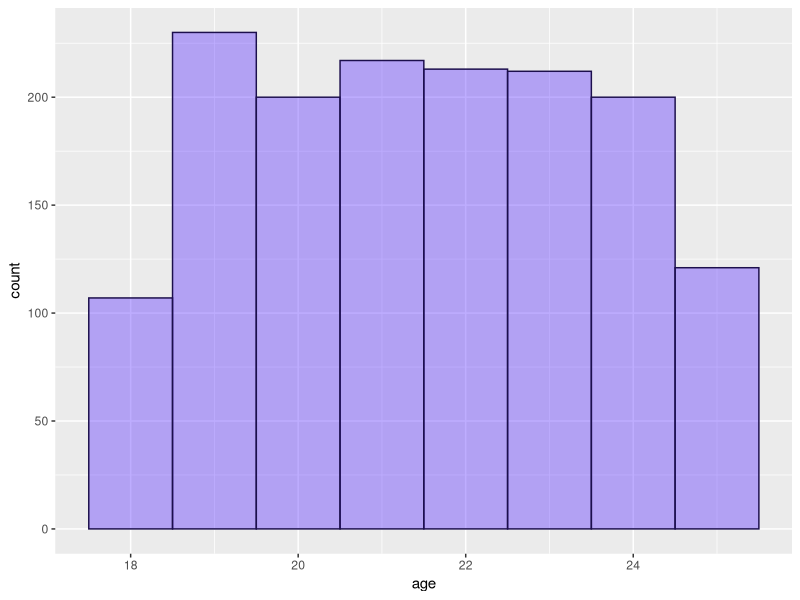
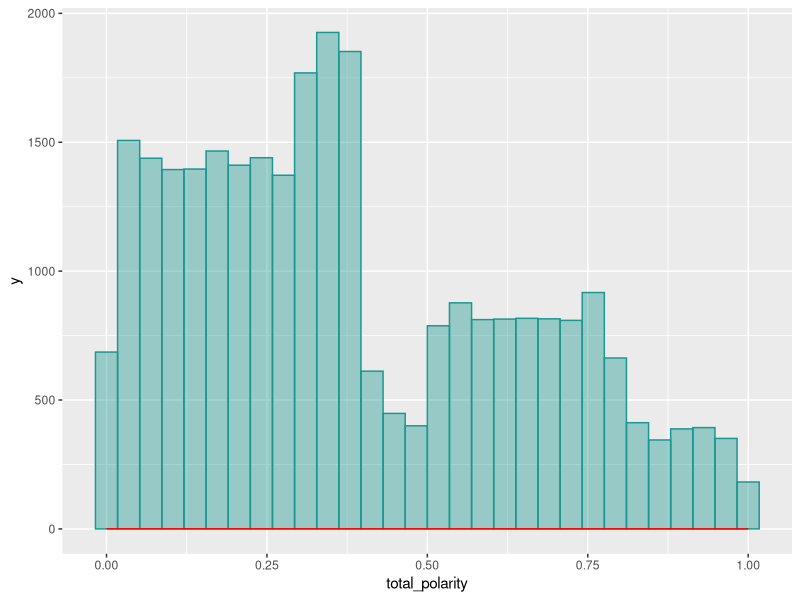
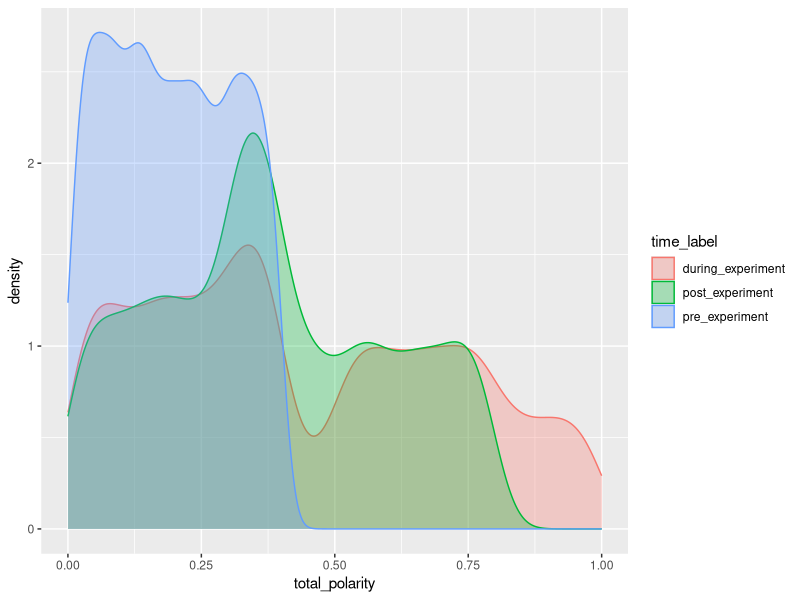
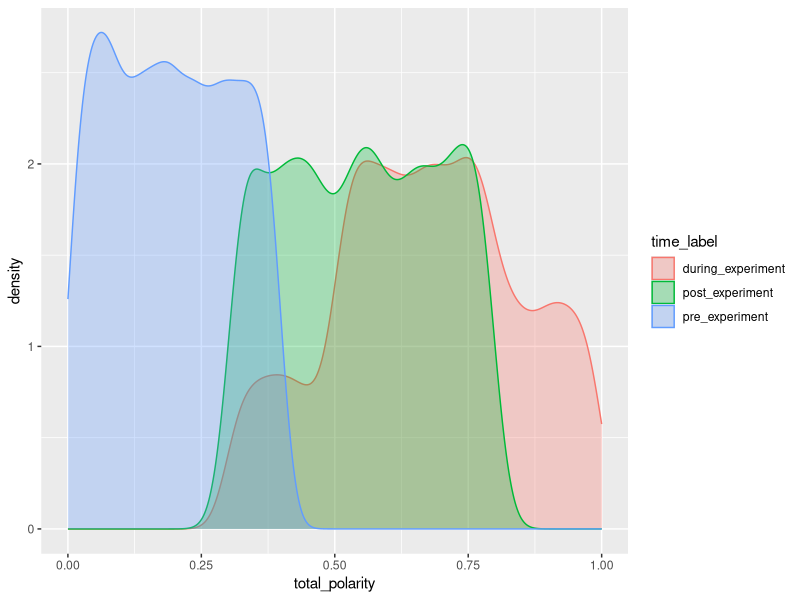
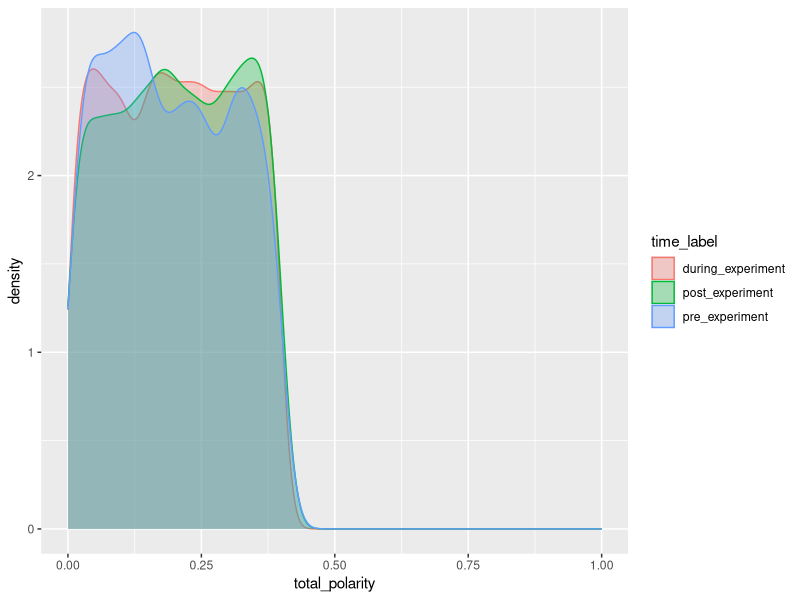
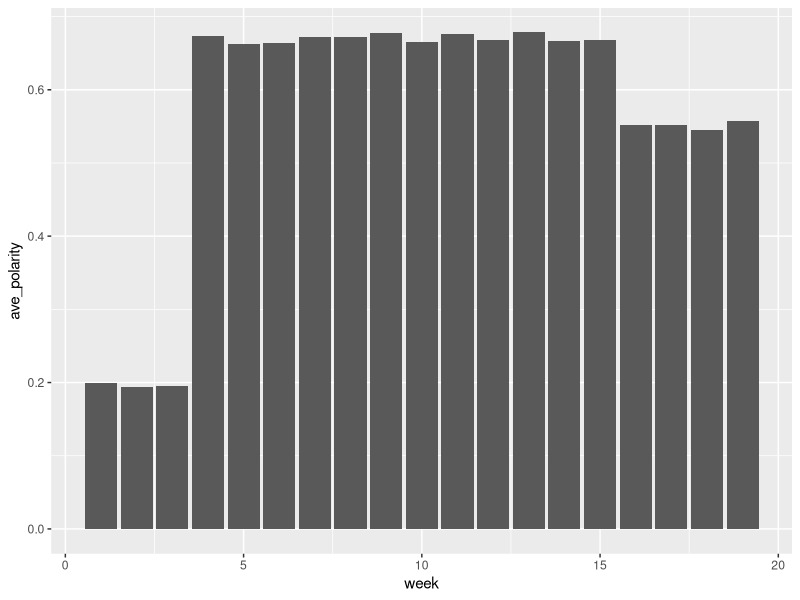
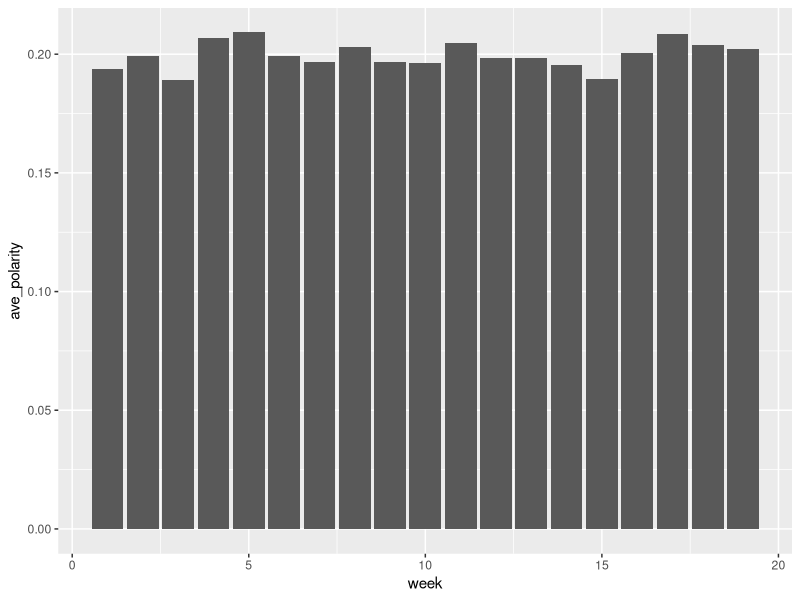
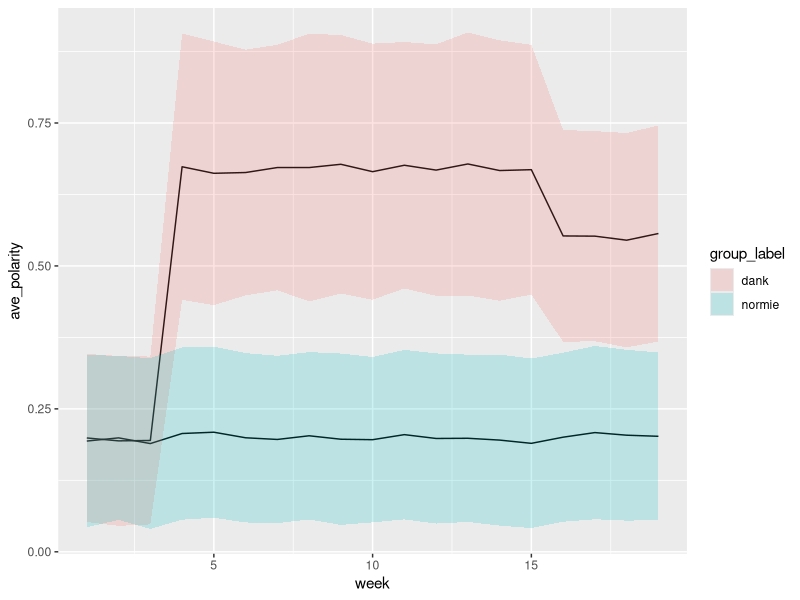

Recreate these plots in R, in order.
library(tidyverse)
library(cowplot)
library(reshape2)

meme_data <- read.csv("meme_experiment_data.csv")
meme_data[is.na(meme_data)] <- 0

summary(meme_data)
View(meme_data)

###HISTOGRAM FOR AGES###
age_data <- meme_data %>%
  group_by(subjects, age) %>%
  summarise(N = n())

View(age_data)

ggplot(age_data, aes(x = age)) +
  geom_histogram(binwidth = 1, color = "#1c0f4c", fill = "#5e32ff", alpha = 0.4)

#table(meme_data$subjects, meme_data$group_assignment)

combined_meme_data <- meme_data %>%
  mutate(total_polarity = preexperiment_polarization + experiment_polarization + postexperiment_polarization)

View(combined_meme_data)

###SINGLE DENSITY PLOT FOR ALL POLARITIES###
ggplot(combined_meme_data, aes(x = total_polarity)) +
  #geom_density(color = "#199790", fill = "#199790", alpha = 0.4)
  geom_histogram(color = "#199790", fill = "#199790", alpha = 0.4) +
  stat_function(fun = dnorm, color = "red", arg = list(mean = mean(combined_meme_data$total_polarity, na.rm = TRUE), sd = sd(combined_meme_data$total_polarity, na.rm = TRUE)))

###DENSITY PLOTS BY TIME###
time_groups <- combined_meme_data %>%
  mutate(time_label = ifelse(preexperiment_polarization > 0, "pre_experiment",
         ifelse(experiment_polarization > 0, "during_experiment",
         ifelse(postexperiment_polarization > 0, "post_experiment", "none"))))

View(time_groups)

ggplot(time_groups, aes(x = total_polarity, color = time_label, fill = time_label)) +
  geom_density(alpha = 0.3)

dank_time_group <- time_groups %>%
  filter(group_assignment == 1)

ggplot(dank_time_group, aes(x = total_polarity, color = time_label, fill = time_label)) +
  geom_density(alpha = 0.3)

normie_time_group <- time_groups %>%
  filter(group_assignment == 0)

ggplot(normie_time_group, aes(x = total_polarity, color = time_label, fill = time_label)) +
  geom_density(alpha = 0.3) +
  xlim(0.0, 1.0)

###COMBINING AVERAGES###
combined_averages <- combined_meme_data %>%
  group_by(week, group_assignment) %>%
  summarise(N = n(),
            ave_polarity = mean(total_polarity), na.rm = TRUE)

View(combined_averages)


###LOOKING AT EACH GROUP SEPARATELY###
dank_group <- combined_meme_data %>%
  filter(group_assignment == 1)
View(dank_group)

dank_group_averages <- dank_group %>%
  group_by(week) %>%
  summarise(N = n(),
            ave_polarity = mean(total_polarity), na.rm = TRUE)

View(dank_group_averages)

ggplot(dank_group_averages, aes(x = week, y = ave_polarity)) +
  geom_bar(stat = "identity", position = "dodge")

normie_group <- combined_meme_data %>%
  filter(group_assignment == 0)

normie_group_averages <- normie_group %>%
  group_by(week) %>%
  summarise(N = n(),
            ave_polarity = mean(total_polarity), 
            sd_polarity = sd(total_polarity),
            na.rm = TRUE)

ggplot(normie_group_averages, aes(x = week, y = ave_polarity)) +
  geom_bar(stat = "identity", position = "dodge")

###THIS IS WHERE EVERYTHING GETS PLACED INTO A SINGLE CHART###
grouped_data <- combined_meme_data %>%
  mutate(group_label = ifelse(group_assignment > 0, "dank", "normie"))

grouped_averages <- grouped_data %>%
  group_by(group_label, week) %>%
  summarise(N = n(),
            ave_polarity = mean(total_polarity),
            sd_polarity = sd(total_polarity))

grouped_averages <- grouped_averages %>%
  mutate(upper_int = ave_polarity + 1.282 * sd_polarity,
         lower_int = ave_polarity - 1.282 * sd_polarity)

View(grouped_averages)

ggplot(grouped_averages, aes(x = week, y = ave_polarity, fill = group_label)) +
  #geom_bar(stat = "identity", position = "dodge")
  geom_line() +
  geom_ribbon(aes(x = week, ymax = upper_int, ymin = lower_int), alpha = 0.2)

###AGE AND POLARITY###
combined_dank_age_data <- combined_meme_data %>%
  filter(group_assignment == 1) %>%
  group_by(age, week) %>%
  summarise(N = n(),
            ave_polarity = mean(total_polarity))

combined_normie_age_data <- combined_meme_data %>%
  filter(group_assignment == 0) %>%
  group_by(age, week) %>%
  summarise(N = n(),
            ave_polarity = mean(total_polarity))

combined_dank_age_data$age <- as.factor(combined_dank_age_data$age)
combined_normie_age_data$age <- as.factor(combined_normie_age_data$age)

View(combined_dank_age_data)
ggplot(combined_dank_age_data, aes(x = week, y = ave_polarity, group = age, color = age)) +
  geom_line() +
  scale_color_discrete() +
  ylim(0.0, 1.0)

ggplot(combined_normie_age_data, aes(x = week, y = ave_polarity, group = age, color = age)) +
  geom_line() +
  scale_color_discrete() +
  ylim(0.0, 1.0)

##DECLARED PARTISANSHIP AND POLARITY##
partisanship_dank_data <- combined_meme_data %>%
  filter(group_assignment == 1) %>%
  group_by(week, declared_partisanship) %>%
  summarise(N = n(),
            ave_polarity = mean(total_polarity))

partisanship_dank_data$declared_partisanship <- as.factor(partisanship_dank_data$declared_partisanship)

ggplot(partisanship_dank_data, aes(x = week, y = ave_polarity, group = declared_partisanship, color = declared_partisanship)) +
  geom_line() +
  scale_color_discrete() +
  ylim(0.0, 1.0)

partisanship_normie_data <- combined_meme_data %>%
  filter(group_assignment == 0) %>%
  group_by(week, declared_partisanship) %>%
  summarise(N = n(),
            ave_polarity = mean(total_polarity))

partisanship_normie_data$declared_partisanship <- as.factor(partisanship_normie_data$declared_partisanship)

ggplot(partisanship_normie_data, aes(x = week, y = ave_polarity, group = declared_partisanship, color = declared_partisanship)) +
  geom_line() +
  scale_color_discrete() +
  ylim(0.0, 1.0)
